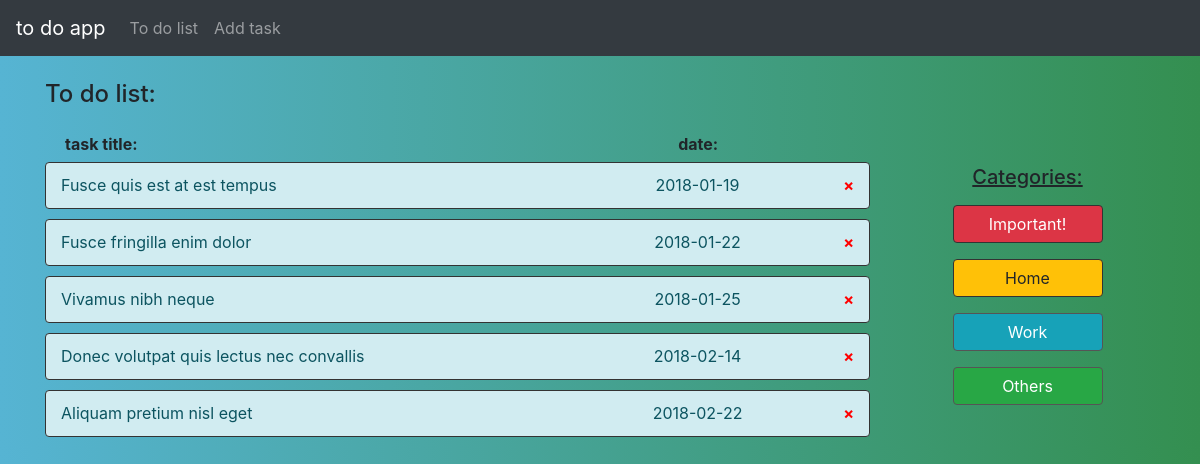
Before: / with the older database file.
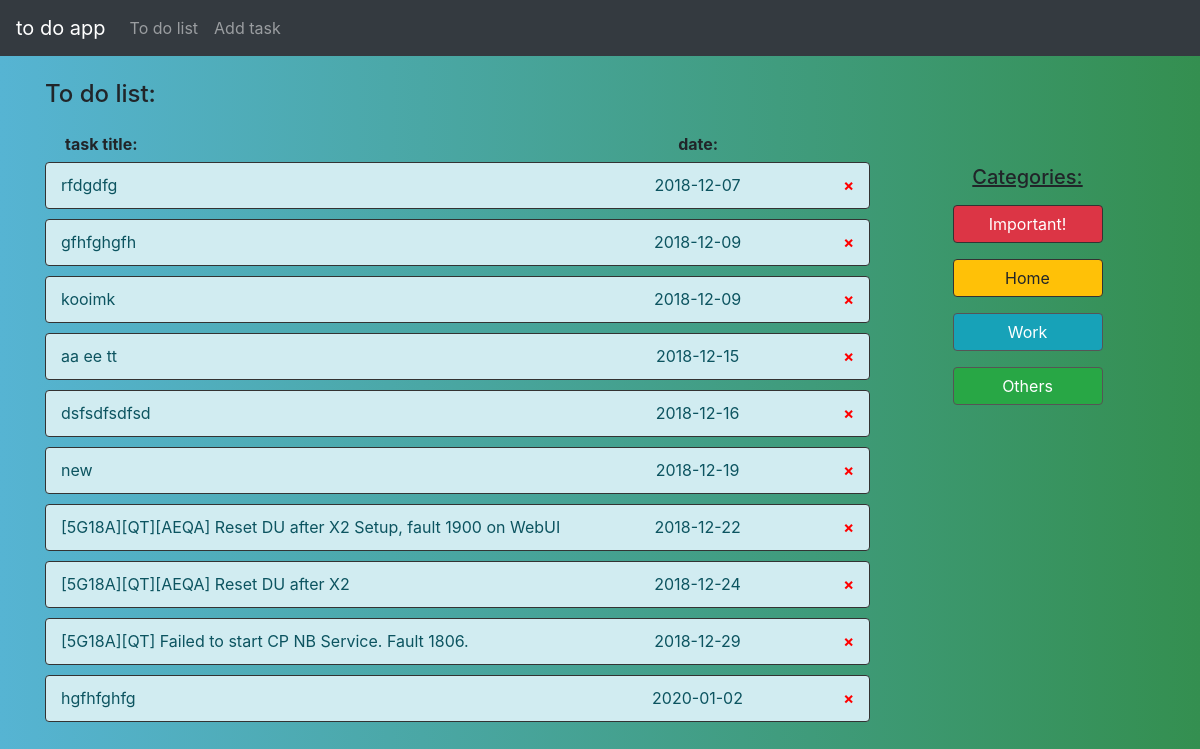
After: the same page with the newer database file.
### tables this page shows
CREATE TABLE "todo" (
	`id`	INTEGER NOT NULL PRIMARY KEY AUTOINCREMENT UNIQUE,
	`title`	TEXT NOT NULL,
	`desc`	TEXT,
	`date`	TEXT
);

### main.py (the view)
@todo.route('/')
def main():
    zadania = wyswietl_dane()
    return render_template('main.html', zadania=zadania)

### baza_danych.py (called while the page is built)
def wyswietl_dane():
    tablica = []
    with baza as connection:
        c = connection.cursor()
        c.execute("""SELECT * FROM todo ORDER BY date""")
        rows = c.fetchall()
        for value in rows:
            tablica.append({
                'id': value[0],
                'title': value[1],
                'desc': value[2],
                'date': value[3]
            })
        return tablica

### templates/main.html
{% extends 'layout.html' %}
{% block body %}
    <h4>To do list:</h4>
    <div class="row justify-content-md-center">
        <div class="col-9">
            <div class="row justify-content-md-center" style="margin-top: 15px; margin-bottom: 0px; margin-left: 0px; width:100%; min-height: 30px">
                <div class="col-8"><span style="margin: 0px 0px 0px 5px"><b>task title:</b></span></div>
                <div class="col-3" style="text-align: center;"><b>date:</b></div>
                <div class="col-1"></div>
            </div>
            {% for row in zadania %}
            <div class="alert alert-info alert-dismissible" style="margin: 0px 0px 10px 0px; border: 1px solid #333; padding: 5px 0px 5px 0px; min-height: 40px">
                <div class="row justify-content-md-center" role="alert" style="margin: 5px 0px 0px 0px; width:100%; min-height: 30px">
                    <div class="col-8">{{row['title']}}</div>
                    <div class="col-3" style="max-height:20px; text-align: center;">{{row['date']}}</div>
                    <div class="col-1" style="text-align: right;">
                        <a href="/usun/{{row['id']}}" style="text-align: right; font-weight: bold; text-decoration: none; color: red">&times;</a>
                    </div>
                </div>
            </div>
            {% endfor %}
        </div>
        <div class="col-3" style="text-align: center;">
            <br><br>
            <h5 style="text-decoration: underline">Categories:</h5>
            <button type="button" class="btn btn-danger" style="width: 150px; margin: 8px; border: 1px solid #333;">Important!</button><br>
            <button type="button" class="btn btn-warning" style="width: 150px; margin: 8px; border: 1px solid #333;">Home</button><br>
            <button type="button" class="btn btn-info" style="width: 150px; margin: 8px; border: 1px solid #555;">Work</button><br>
            <button type="button" class="btn btn-success" style="width: 150px; margin: 8px; border: 1px solid #555;">Others</button>
        </div>
    </div>
{% endblock %}

### templates/layout.html (shortened to what this page needs)
<!doctype html>
<html lang="en">
  <head>
	<link href="https://maxcdn.bootstrapcdn.com/bootstrap/4.0.0-beta.3/css/bootstrap.min.css" rel="stylesheet">
  </head>
  <body style="background: #348F50;  /* fallback for old browsers */
background: -webkit-linear-gradient(to right, #56B4D3, #348F50);  /* Chrome 10-25, Safari 5.1-6 */
background: linear-gradient(to right, #56B4D3, #348F50); /* W3C, IE 10+/ Edge, Firefox 16+, Chrome 26+, Opera 12+, Safari 7+ */ ">
	{% include 'includes/_navbar.html' %}
	<div class="container" style="min-width: 85%;">
	  <br>
	  {% block body %}{% endblock %}
	</div>
  </body>
</html>

### templates/includes/_navbar.html (shortened to what this page needs)
<nav class="navbar navbar-expand navbar-dark bg-dark">
    <a class="navbar-brand" href="http://127.0.0.1:5000/">to do app</a>
    <div class="collapse navbar-collapse" id="navbarsExample02">
        <ul class="navbar-nav mr-auto">
            <li class="nav-item">
                <a class="nav-link" href="/">To do list<span class="sr-only">(current)</span></a>
            </li>
            <li class="nav-item">
                <a class="nav-link" href="/dodaj">Add task</a>
            </li>
        </ul>
    </div>
</nav>

Changed rows visible on the page:
removed todo: title "Fusce quis est at est tempus", date "2018-01-19"
removed todo: title "Fusce fringilla enim dolor", date "2018-01-22"
removed todo: title "Vivamus nibh neque", date "2018-01-25"
removed todo: title "Donec volutpat quis lectus nec convallis", date "2018-02-14"
removed todo: title "Aliquam pretium nisl eget", date "2018-02-22"
added todo: title "rfdgdfg", date "2018-12-07"
added todo: title "gfhfghgfh", date "2018-12-09"
added todo: title "kooimk", date "2018-12-09"
added todo: title "aa ee tt", date "2018-12-15"
added todo: title "dsfsdfsdfsd", date "2018-12-16"
added todo: title "new", date "2018-12-19"
added todo: title "[5G18A][QT][AEQA] Reset DU after X2 Setup, fault 1900 on WebUI", date "2018-12-22"
added todo: title "[5G18A][QT][AEQA] Reset DU after X2", date "2018-12-24"
added todo: title "[5G18A][QT] Failed to start CP NB Service. Fault 1806.", date "2018-12-29"
added todo: title "hgfhfghfg", date "2020-01-02"
